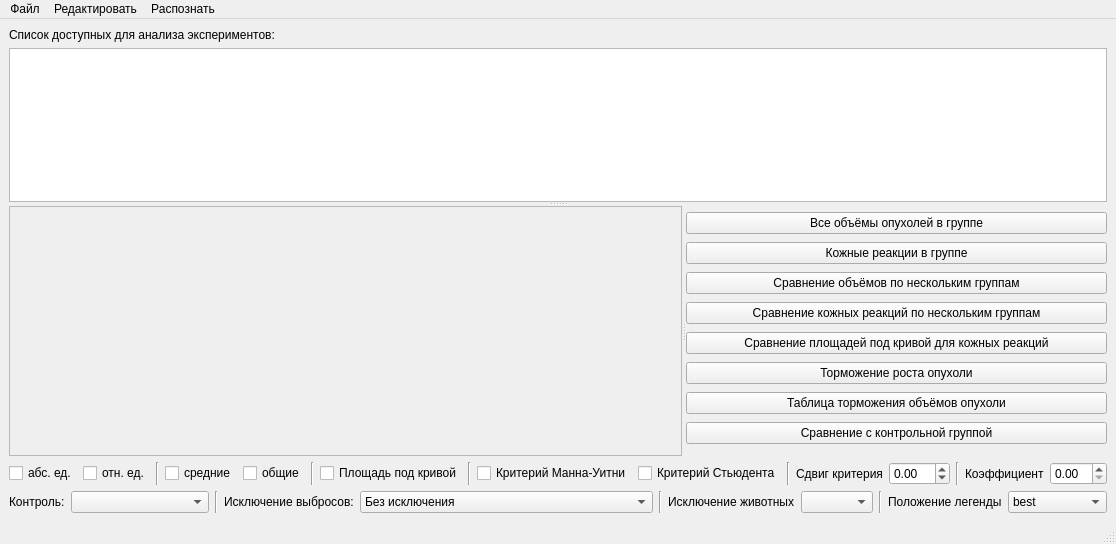
<?xml version="1.0" encoding="UTF-8"?>
<ui version="4.0">
 <class>MainWindow</class>
 <widget class="QMainWindow" name="MainWindow">
  <property name="geometry">
   <rect>
    <x>0</x>
    <y>0</y>
    <width>1085</width>
    <height>544</height>
   </rect>
  </property>
  <property name="sizePolicy">
   <sizepolicy hsizetype="Expanding" vsizetype="Expanding">
    <horstretch>0</horstretch>
    <verstretch>0</verstretch>
   </sizepolicy>
  </property>
  <property name="windowTitle">
   <string>MainWindow</string>
  </property>
  <widget class="QWidget" name="centralwidget">
   <property name="sizePolicy">
    <sizepolicy hsizetype="Expanding" vsizetype="Expanding">
     <horstretch>0</horstretch>
     <verstretch>0</verstretch>
    </sizepolicy>
   </property>
   <layout class="QGridLayout" name="gridLayout_2">
    <item row="2" column="0">
     <layout class="QVBoxLayout" name="verticalLayout_2">
      <item>
       <layout class="QHBoxLayout" name="horizontalLayout_2">
        <item>
         <layout class="QHBoxLayout" name="horizontalLayout_9">
          <item>
           <widget class="QCheckBox" name="checkBox_3">
            <property name="text">
             <string>абс. ед.</string>
            </property>
           </widget>
          </item>
          <item>
           <widget class="QCheckBox" name="checkBox_4">
            <property name="text">
             <string>отн. ед.</string>
            </property>
           </widget>
          </item>
         </layout>
        </item>
        <item>
         <widget class="Line" name="line_2">
          <property name="orientation">
           <enum>Qt::Vertical</enum>
          </property>
         </widget>
        </item>
        <item>
         <layout class="QHBoxLayout" name="horizontalLayout_10">
          <item>
           <widget class="QCheckBox" name="checkBox_6">
            <property name="text">
             <string>средние</string>
            </property>
           </widget>
          </item>
          <item>
           <widget class="QCheckBox" name="checkBox_5">
            <property name="text">
             <string>общие</string>
            </property>
           </widget>
          </item>
         </layout>
        </item>
        <item>
         <widget class="Line" name="line_3">
          <property name="orientation">
           <enum>Qt::Vertical</enum>
          </property>
         </widget>
        </item>
        <item>
         <layout class="QHBoxLayout" name="horizontalLayout">
          <item>
           <widget class="QCheckBox" name="checkBox_2">
            <property name="text">
             <string>Площадь под кривой</string>
            </property>
           </widget>
          </item>
          <item>
           <widget class="Line" name="line_5">
            <property name="orientation">
             <enum>Qt::Vertical</enum>
            </property>
           </widget>
          </item>
          <item>
           <widget class="QCheckBox" name="checkBox_7">
            <property name="text">
             <string>Критерий Манна-Уитни</string>
            </property>
           </widget>
          </item>
          <item>
           <widget class="QCheckBox" name="checkBox">
            <property name="text">
             <string>Критерий Стьюдента</string>
            </property>
           </widget>
          </item>
          <item>
           <widget class="Line" name="line_4">
            <property name="orientation">
             <enum>Qt::Vertical</enum>
            </property>
           </widget>
          </item>
          <item>
           <widget class="QLabel" name="label_3">
            <property name="text">
             <string>Сдвиг критерия</string>
            </property>
           </widget>
          </item>
          <item>
           <widget class="QDoubleSpinBox" name="doubleSpinBox">
            <property name="minimum">
             <double>-99.900000000000006</double>
            </property>
           </widget>
          </item>
          <item>
           <widget class="Line" name="line_6">
            <property name="orientation">
             <enum>Qt::Vertical</enum>
            </property>
           </widget>
          </item>
          <item>
           <widget class="QLabel" name="label_4">
            <property name="text">
             <string>Коэффициент</string>
            </property>
           </widget>
          </item>
         </layout>
        </item>
        <item>
         <widget class="QDoubleSpinBox" name="doubleSpinBox_2"/>
        </item>
       </layout>
      </item>
      <item>
       <layout class="QHBoxLayout" name="horizontalLayout_7">
        <item>
         <widget class="QLabel" name="label">
          <property name="text">
           <string>Контроль:</string>
          </property>
         </widget>
        </item>
        <item>
         <widget class="QComboBox" name="comboBox_2">
          <property name="sizePolicy">
           <sizepolicy hsizetype="Expanding" vsizetype="Fixed">
            <horstretch>0</horstretch>
            <verstretch>0</verstretch>
           </sizepolicy>
          </property>
         </widget>
        </item>
        <item>
         <layout class="QHBoxLayout" name="horizontalLayout_8">
          <item>
           <widget class="Line" name="line">
            <property name="orientation">
             <enum>Qt::Vertical</enum>
            </property>
           </widget>
          </item>
          <item>
           <widget class="QLabel" name="label_5">
            <property name="text">
             <string>Исключение выбросов:</string>
            </property>
           </widget>
          </item>
          <item>
           <widget class="QComboBox" name="comboBox">
            <property name="sizePolicy">
             <sizepolicy hsizetype="Expanding" vsizetype="Fixed">
              <horstretch>0</horstretch>
              <verstretch>0</verstretch>
             </sizepolicy>
            </property>
            <item>
             <property name="text">
              <string>Без исключения</string>
             </property>
            </item>
            <item>
             <property name="text">
              <string>Метод стандартного отклонения</string>
             </property>
            </item>
            <item>
             <property name="text">
              <string>Метод межквартильного размаха</string>
             </property>
            </item>
            <item>
             <property name="text">
              <string>Метод эллиптической оборачивающей кривой</string>
             </property>
            </item>
            <item>
             <property name="text">
              <string>Метод изоляции леса</string>
             </property>
            </item>
            <item>
             <property name="text">
              <string>Метод расстояния Махаланобиса</string>
             </property>
            </item>
            <item>
             <property name="text">
              <string>Метод ручного исключения</string>
             </property>
            </item>
            <item>
             <property name="text">
              <string>Метод Евклидового расстояния</string>
             </property>
            </item>
            <item>
             <property name="text">
              <string>Метод дивергенции Кульбака-Лейблера</string>
             </property>
            </item>
           </widget>
          </item>
         </layout>
        </item>
        <item>
         <widget class="Line" name="line_7">
          <property name="orientation">
           <enum>Qt::Vertical</enum>
          </property>
         </widget>
        </item>
        <item>
         <widget class="QLabel" name="label_7">
          <property name="text">
           <string>Исключение животных</string>
          </property>
         </widget>
        </item>
        <item>
         <widget class="QComboBox" name="comboBox_4"/>
        </item>
        <item>
         <widget class="Line" name="line_8">
          <property name="orientation">
           <enum>Qt::Vertical</enum>
          </property>
         </widget>
        </item>
        <item>
         <widget class="QLabel" name="label_6">
          <property name="text">
           <string>Положение легенды</string>
          </property>
         </widget>
        </item>
        <item>
         <widget class="QComboBox" name="comboBox_3">
          <item>
           <property name="text">
            <string>best</string>
           </property>
          </item>
          <item>
           <property name="text">
            <string>upper right</string>
           </property>
          </item>
          <item>
           <property name="text">
            <string>upper left</string>
           </property>
          </item>
          <item>
           <property name="text">
            <string>lower left</string>
           </property>
          </item>
          <item>
           <property name="text">
            <string>lower right</string>
           </property>
          </item>
          <item>
           <property name="text">
            <string>right</string>
           </property>
          </item>
          <item>
           <property name="text">
            <string>center left</string>
           </property>
          </item>
          <item>
           <property name="text">
            <string>center right</string>
           </property>
          </item>
          <item>
           <property name="text">
            <string>lower center</string>
           </property>
          </item>
          <item>
           <property name="text">
            <string>upper center</string>
           </property>
          </item>
          <item>
           <property name="text">
            <string>center</string>
           </property>
          </item>
         </widget>
        </item>
       </layout>
      </item>
     </layout>
    </item>
    <item row="0" column="0">
     <widget class="QLabel" name="label_2">
      <property name="text">
       <string>Список доступных для анализа экспериментов:</string>
      </property>
     </widget>
    </item>
    <item row="1" column="0">
     <layout class="QGridLayout" name="gridLayout" columnstretch="0">
      <item row="0" column="0">
       <widget class="QSplitter" name="splitter_2">
        <property name="sizePolicy">
         <sizepolicy hsizetype="Expanding" vsizetype="Expanding">
          <horstretch>0</horstretch>
          <verstretch>0</verstretch>
         </sizepolicy>
        </property>
        <property name="orientation">
         <enum>Qt::Vertical</enum>
        </property>
        <widget class="QTableView" name="tableView">
         <property name="sizePolicy">
          <sizepolicy hsizetype="Expanding" vsizetype="Expanding">
           <horstretch>0</horstretch>
           <verstretch>0</verstretch>
          </sizepolicy>
         </property>
         <property name="minimumSize">
          <size>
           <width>0</width>
           <height>0</height>
          </size>
         </property>
        </widget>
        <widget class="QSplitter" name="splitter">
         <property name="sizePolicy">
          <sizepolicy hsizetype="Expanding" vsizetype="Expanding">
           <horstretch>0</horstretch>
           <verstretch>0</verstretch>
          </sizepolicy>
         </property>
         <property name="orientation">
          <enum>Qt::Horizontal</enum>
         </property>
         <widget class="QFrame" name="frame">
          <property name="sizePolicy">
           <sizepolicy hsizetype="Expanding" vsizetype="Expanding">
            <horstretch>0</horstretch>
            <verstretch>0</verstretch>
           </sizepolicy>
          </property>
          <property name="minimumSize">
           <size>
            <width>500</width>
            <height>250</height>
           </size>
          </property>
          <property name="frameShape">
           <enum>QFrame::StyledPanel</enum>
          </property>
          <property name="frameShadow">
           <enum>QFrame::Raised</enum>
          </property>
         </widget>
         <widget class="QWidget" name="layoutWidget">
          <layout class="QVBoxLayout" name="verticalLayout" stretch="0,0,0,0,0,0,0,0">
           <property name="spacing">
            <number>2</number>
           </property>
           <property name="sizeConstraint">
            <enum>QLayout::SetDefaultConstraint</enum>
           </property>
           <item>
            <widget class="QPushButton" name="pushButton">
             <property name="text">
              <string>Все объёмы опухолей в группе</string>
             </property>
            </widget>
           </item>
           <item>
            <widget class="QPushButton" name="pushButton_2">
             <property name="text">
              <string>Кожные реакции в группе</string>
             </property>
            </widget>
           </item>
           <item>
            <widget class="QPushButton" name="pushButton_3">
             <property name="text">
              <string>Сравнение объёмов по нескольким группам</string>
             </property>
            </widget>
           </item>
           <item>
            <widget class="QPushButton" name="pushButton_4">
             <property name="text">
              <string>Сравнение кожных реакций по нескольким группам</string>
             </property>
            </widget>
           </item>
           <item>
            <widget class="QPushButton" name="pushButton_8">
             <property name="text">
              <string>Сравнение площадей под кривой для кожных реакций</string>
             </property>
            </widget>
           </item>
           <item>
            <widget class="QPushButton" name="pushButton_5">
             <property name="text">
              <string>Торможение роста опухоли</string>
             </property>
            </widget>
           </item>
           <item>
            <widget class="QPushButton" name="pushButton_6">
             <property name="text">
              <string>Таблица торможения объёмов опухоли</string>
             </property>
            </widget>
           </item>
           <item>
            <widget class="QPushButton" name="pushButton_7">
             <property name="text">
              <string>Сравнение с контрольной группой</string>
             </property>
            </widget>
           </item>
          </layout>
         </widget>
        </widget>
       </widget>
      </item>
     </layout>
    </item>
   </layout>
  </widget>
  <widget class="QMenuBar" name="menubar">
   <property name="geometry">
    <rect>
     <x>0</x>
     <y>0</y>
     <width>1085</width>
     <height>22</height>
    </rect>
   </property>
   <widget class="QMenu" name="menu">
    <property name="title">
     <string>Файл</string>
    </property>
    <addaction name="action"/>
    <addaction name="action_2"/>
    <addaction name="action_4"/>
   </widget>
   <widget class="QMenu" name="menu_2">
    <property name="title">
     <string>Редактировать</string>
    </property>
    <addaction name="action_3"/>
   </widget>
   <widget class="QMenu" name="menu_3">
    <property name="title">
     <string>Распознать</string>
    </property>
    <addaction name="action_pdf"/>
   </widget>
   <addaction name="menu"/>
   <addaction name="menu_2"/>
   <addaction name="menu_3"/>
  </widget>
  <widget class="QStatusBar" name="statusbar"/>
  <action name="action">
   <property name="text">
    <string>Открыть файл эксперимента</string>
   </property>
  </action>
  <action name="action_2">
   <property name="text">
    <string>Сохранить график</string>
   </property>
  </action>
  <action name="action_3">
   <property name="text">
    <string>Редактировать файл эксперимента</string>
   </property>
  </action>
  <action name="action_pdf">
   <property name="text">
    <string>Распознать pdf-файл эксперимента</string>
   </property>
  </action>
  <action name="action_4">
   <property name="text">
    <string>Сохранить таблицу</string>
   </property>
  </action>
 </widget>
 <resources/>
 <connections/>
</ui>
